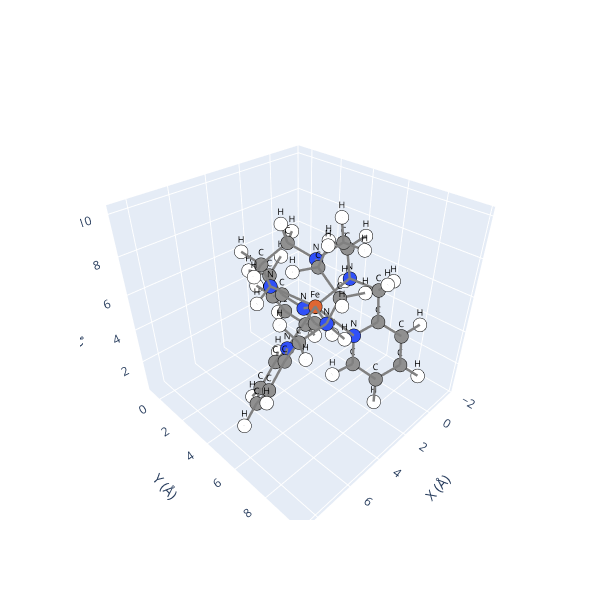

The cell this chart's notebook holds for it:
### Code cell
mol_hs.view()

### Figure 1 — Plotly figure (JSON) as saved in the notebook; plotly's stock layout.template omitted (floating-point values rounded to 4 significant figures)
{"data": [{"hoverinfo": "text", "marker": {"color": ["#E06633", "#3050F8", "#909090", "#909090", "#909090", "#FFFFFF", "#FFFFFF", "#FFFFFF", "#FFFFFF", "#FFFFFF", "#FFFFFF", "#909090", "#909090", "#909090", "#FFFFFF", "#FFFFFF", "#FFFFFF", "#FFFFFF", "#3050F8", "#3050F8", "#3050F8", "#FFFFFF", "#FFFFFF", "#FFFFFF", "#909090", "#909090", "#909090", "#FFFFFF", "#FFFFFF", "#FFFFFF", "#FFFFFF", "#909090", "#909090", "#909090", "#3050F8", "#3050F8", "#3050F8", "#909090", "#909090", "#909090", "#FFFFFF", "#FFFFFF", "#FFFFFF", "#909090", "#909090", "#909090", "#FFFFFF", "#FFFFFF", "#FFFFFF", "#909090", "#909090", "#909090", "#FFFFFF", "#909090", "#FFFFFF", "#909090", "#FFFFFF", "#909090", "#FFFFFF", "#FFFFFF", "#FFFFFF", "#FFFFFF", "#FFFFFF", "#FFFFFF", "#FFFFFF"], "line": {"color": "black", "width": 1}, "size": 8}, "mode": "markers", "showlegend": false, "text": ["Fe", "N", "C", "C", "C", "H", "H", "H", "H", "H", "H", "C", "C", "C", "H", "H", "H", "H", "N", "N", "N", "H", "H", "H", "C", "C", "C", "H", "H", "H", "H", "C", "C", "C", "N", "N", "N", "C", "C", "C", "H", "H", "H", "C", "C", "C", "H", "H", "H", "C", "C", "C", "H", "C", "H", "C", "H", "C", "H", "H", "H", "H", "H", "H", "H"], "type": "scatter3d", "x": [2.898, 2.912, 3.881, 1.543, 3.306, 3.688, 1.357, 3.687, 4.885, 1.434, 2.409, 3.88, 0.4978, 4.345, 4.613, 2.9, 0.5656, 5.273, 4.129, 0.713, 3.849, 3.758, 0.2603, 4.644, 5.548, 0.192, 2.921, 5.987, 0.5454, 2.127, 3.412, 5.721, 0.6934, 2.273, 4.752, 1.907, 1.999, 4.893, 2.425, 1.364, 4.082, 3.41, 1.163, 5.998, 1.758, 0.981, 6.068, 2.219, 0.4659, 7.0, 0.4927, 1.277, 1.0, 1.935, 2.184, 6.857, 7.619, -0.04756, -1.036, 4.624, 6.124, -0.9129, 7.88, -0.06766, -0.5146], "y": [5.03, 5.03, 6.049, 5.364, 3.682, 6.373, 5.045, 3.691, 5.596, 6.46, 3.043, 7.255, 4.753, 3.071, 2.058, 7.759, 3.653, 3.666, 6.828, 5.19, 3.061, 7.534, 4.525, 2.984, 6.62, 6.53, 1.96, 5.975, 7.221, 1.963, 0.9719, 5.935, 7.031, 2.132, 5.075, 6.594, 3.397, 4.393, 7.053, 3.601, 3.707, 6.667, 4.642, 4.542, 7.964, 2.56, 3.965, 8.309, 2.777, 5.444, 8.411, 1.248, 0.4038, 1.033, 0.02066, 6.152, 6.868, 7.935, 8.26, 7.996, 7.564, 6.569, 5.596, 9.12, 5.011], "z": [5.398, 7.91, 8.35, 8.34, 8.356, 9.392, 9.384, 9.396, 8.357, 8.336, 8.37, 7.42, 7.417, 7.426, 7.779, 7.443, 7.435, 7.443, 6.033, 6.028, 6.039, 5.393, 5.398, 5.402, 5.717, 5.736, 5.749, 6.5, 6.523, 6.518, 5.818, 4.382, 4.403, 4.397, 4.013, 4.013, 4.019, 2.861, 2.858, 2.85, 2.598, 2.579, 2.58, 2.025, 2.041, 2.005, 1.099, 1.112, 1.066, 2.398, 2.437, 2.387, 1.749, 3.601, 3.931, 3.593, 3.916, 3.633, 3.972, 7.768, 5.742, 5.77, 1.765, 1.819, 7.781]}, {"hoverinfo": "none", "mode": "text", "showlegend": false, "text": ["Fe", "N", "C", "C", "C", "H", "H", "H", "H", "H", "H", "C", "C", "C", "H", "H", "H", "H", "N", "N", "N", "H", "H", "H", "C", "C", "C", "H", "H", "H", "H", "C", "C", "C", "N", "N", "N", "C", "C", "C", "H", "H", "H", "C", "C", "C", "H", "H", "H", "C", "C", "C", "H", "C", "H", "C", "H", "C", "H", "H", "H", "H", "H", "H", "H"], "textfont": {"color": "black", "size": 9}, "type": "scatter3d", "x": [2.898, 2.912, 3.881, 1.543, 3.306, 3.688, 1.357, 3.687, 4.885, 1.434, 2.409, 3.88, 0.4978, 4.345, 4.613, 2.9, 0.5656, 5.273, 4.129, 0.713, 3.849, 3.758, 0.2603, 4.644, 5.548, 0.192, 2.921, 5.987, 0.5454, 2.127, 3.412, 5.721, 0.6934, 2.273, 4.752, 1.907, 1.999, 4.893, 2.425, 1.364, 4.082, 3.41, 1.163, 5.998, 1.758, 0.981, 6.068, 2.219, 0.4659, 7.0, 0.4927, 1.277, 1.0, 1.935, 2.184, 6.857, 7.619, -0.04756, -1.036, 4.624, 6.124, -0.9129, 7.88, -0.06766, -0.5146], "y": [5.03, 5.03, 6.049, 5.364, 3.682, 6.373, 5.045, 3.691, 5.596, 6.46, 3.043, 7.255, 4.753, 3.071, 2.058, 7.759, 3.653, 3.666, 6.828, 5.19, 3.061, 7.534, 4.525, 2.984, 6.62, 6.53, 1.96, 5.975, 7.221, 1.963, 0.9719, 5.935, 7.031, 2.132, 5.075, 6.594, 3.397, 4.393, 7.053, 3.601, 3.707, 6.667, 4.642, 4.542, 7.964, 2.56, 3.965, 8.309, 2.777, 5.444, 8.411, 1.248, 0.4038, 1.033, 0.02066, 6.152, 6.868, 7.935, 8.26, 7.996, 7.564, 6.569, 5.596, 9.12, 5.011], "z": [5.398, 7.91, 8.35, 8.34, 8.356, 9.392, 9.384, 9.396, 8.357, 8.336, 8.37, 7.42, 7.417, 7.426, 7.779, 7.443, 7.435, 7.443, 6.033, 6.028, 6.039, 5.393, 5.398, 5.402, 5.717, 5.736, 5.749, 6.5, 6.523, 6.518, 5.818, 4.382, 4.403, 4.397, 4.013, 4.013, 4.019, 2.861, 2.858, 2.85, 2.598, 2.579, 2.58, 2.025, 2.041, 2.005, 1.099, 1.112, 1.066, 2.398, 2.437, 2.387, 1.749, 3.601, 3.931, 3.593, 3.916, 3.633, 3.972, 7.768, 5.742, 5.77, 1.765, 1.819, 7.781]}, {"hoverinfo": "none", "line": {"color": "gray", "width": 5}, "mode": "lines", "showlegend": false, "type": "scatter3d", "x": [5.998, 4.893], "y": [4.542, 4.393], "z": [2.025, 2.861]}, {"hoverinfo": "none", "line": {"color": "gray", "width": 5}, "mode": "lines", "showlegend": false, "type": "scatter3d", "x": [1.163, 1.364], "y": [4.642, 3.601], "z": [2.58, 2.85]}, {"hoverinfo": "none", "line": {"color": "gray", "width": 5}, "mode": "lines", "showlegend": false, "type": "scatter3d", "x": [2.273, 1.999], "y": [2.132, 3.397], "z": [4.397, 4.019]}, {"hoverinfo": "none", "line": {"color": "gray", "width": 5}, "mode": "lines", "showlegend": false, "type": "scatter3d", "x": [2.921, 3.412], "y": [1.96, 0.9719], "z": [5.749, 5.818]}, {"hoverinfo": "none", "line": {"color": "gray", "width": 5}, "mode": "lines", "showlegend": false, "type": "scatter3d", "x": [0.192, 0.6934], "y": [6.53, 7.031], "z": [5.736, 4.403]}, {"hoverinfo": "none", "line": {"color": "gray", "width": 5}, "mode": "lines", "showlegend": false, "type": "scatter3d", "x": [5.998, 6.068], "y": [4.542, 3.965], "z": [2.025, 1.099]}, {"hoverinfo": "none", "line": {"color": "gray", "width": 5}, "mode": "lines", "showlegend": false, "type": "scatter3d", "x": [0.713, 2.898], "y": [5.19, 5.03], "z": [6.028, 5.398]}, {"hoverinfo": "none", "line": {"color": "gray", "width": 5}, "mode": "lines", "showlegend": false, "type": "scatter3d", "x": [4.613, 4.345], "y": [2.058, 3.071], "z": [7.779, 7.426]}, {"hoverinfo": "none", "line": {"color": "gray", "width": 5}, "mode": "lines", "showlegend": false, "type": "scatter3d", "x": [0.4659, 0.981], "y": [2.777, 2.56], "z": [1.066, 2.005]}, {"hoverinfo": "none", "line": {"color": "gray", "width": 5}, "mode": "lines", "showlegend": false, "type": "scatter3d", "x": [1.364, 1.163], "y": [3.601, 4.642], "z": [2.85, 2.58]}, {"hoverinfo": "none", "line": {"color": "gray", "width": 5}, "mode": "lines", "showlegend": false, "type": "scatter3d", "x": [2.425, 1.758], "y": [7.053, 7.964], "z": [2.858, 2.041]}, {"hoverinfo": "none", "line": {"color": "gray", "width": 5}, "mode": "lines", "showlegend": false, "type": "scatter3d", "x": [4.752, 4.893], "y": [5.075, 4.393], "z": [4.013, 2.861]}, {"hoverinfo": "none", "line": {"color": "gray", "width": 5}, "mode": "lines", "showlegend": false, "type": "scatter3d", "x": [3.881, 3.88], "y": [6.049, 7.255], "z": [8.35, 7.42]}, {"hoverinfo": "none", "line": {"color": "gray", "width": 5}, "mode": "lines", "showlegend": false, "type": "scatter3d", "x": [7.0, 7.88], "y": [5.444, 5.596], "z": [2.398, 1.765]}, {"hoverinfo": "none", "line": {"color": "gray", "width": 5}, "mode": "lines", "showlegend": false, "type": "scatter3d", "x": [4.345, 5.273], "y": [3.071, 3.666], "z": [7.426, 7.443]}, {"hoverinfo": "none", "line": {"color": "gray", "width": 5}, "mode": "lines", "showlegend": false, "type": "scatter3d", "x": [1.758, 2.425], "y": [7.964, 7.053], "z": [2.041, 2.858]}, {"hoverinfo": "none", "line": {"color": "gray", "width": 5}, "mode": "lines", "showlegend": false, "type": "scatter3d", "x": [1.999, 2.898], "y": [3.397, 5.03], "z": [4.019, 5.398]}, {"hoverinfo": "none", "line": {"color": "gray", "width": 5}, "mode": "lines", "showlegend": false, "type": "scatter3d", "x": [1.0, 1.277], "y": [0.4038, 1.248], "z": [1.749, 2.387]}, {"hoverinfo": "none", "line": {"color": "gray", "width": 5}, "mode": "lines", "showlegend": false, "type": "scatter3d", "x": [1.758, 2.219], "y": [7.964, 8.309], "z": [2.041, 1.112]}, {"hoverinfo": "none", "line": {"color": "gray", "width": 5}, "mode": "lines", "showlegend": false, "type": "scatter3d", "x": [0.4927, -0.06766], "y": [8.411, 9.12], "z": [2.437, 1.819]}, {"hoverinfo": "none", "line": {"color": "gray", "width": 5}, "mode": "lines", "showlegend": false, "type": "scatter3d", "x": [4.624, 3.88], "y": [7.996, 7.255], "z": [7.768, 7.42]}, {"hoverinfo": "none", "line": {"color": "gray", "width": 5}, "mode": "lines", "showlegend": false, "type": "scatter3d", "x": [1.543, 1.357], "y": [5.364, 5.045], "z": [8.34, 9.384]}, {"hoverinfo": "none", "line": {"color": "gray", "width": 5}, "mode": "lines", "showlegend": false, "type": "scatter3d", "x": [4.885, 3.881], "y": [5.596, 6.049], "z": [8.357, 8.35]}, {"hoverinfo": "none", "line": {"color": "gray", "width": 5}, "mode": "lines", "showlegend": false, "type": "scatter3d", "x": [0.2603, 0.713], "y": [4.525, 5.19], "z": [5.398, 6.028]}, {"hoverinfo": "none", "line": {"color": "gray", "width": 5}, "mode": "lines", "showlegend": false, "type": "scatter3d", "x": [-0.04756, 0.4927], "y": [7.935, 8.411], "z": [3.633, 2.437]}, {"hoverinfo": "none", "line": {"color": "gray", "width": 5}, "mode": "lines", "showlegend": false, "type": "scatter3d", "x": [0.192, -0.9129], "y": [6.53, 6.569], "z": [5.736, 5.77]}, {"hoverinfo": "none", "line": {"color": "gray", "width": 5}, "mode": "lines", "showlegend": false, "type": "scatter3d", "x": [7.0, 6.857], "y": [5.444, 6.152], "z": [2.398, 3.593]}, {"hoverinfo": "none", "line": {"color": "gray", "width": 5}, "mode": "lines", "showlegend": false, "type": "scatter3d", "x": [4.129, 3.758], "y": [6.828, 7.534], "z": [6.033, 5.393]}, {"hoverinfo": "none", "line": {"color": "gray", "width": 5}, "mode": "lines", "showlegend": false, "type": "scatter3d", "x": [5.721, 5.548], "y": [5.935, 6.62], "z": [4.382, 5.717]}, {"hoverinfo": "none", "line": {"color": "gray", "width": 5}, "mode": "lines", "showlegend": false, "type": "scatter3d", "x": [6.068, 5.998], "y": [3.965, 4.542], "z": [1.099, 2.025]}, {"hoverinfo": "none", "line": {"color": "gray", "width": 5}, "mode": "lines", "showlegend": false, "type": "scatter3d", "x": [1.434, 1.543], "y": [6.46, 5.364], "z": [8.336, 8.34]}, {"hoverinfo": "none", "line": {"color": "gray", "width": 5}, "mode": "lines", "showlegend": false, "type": "scatter3d", "x": [4.644, 3.849], "y": [2.984, 3.061], "z": [5.402, 6.039]}, {"hoverinfo": "none", "line": {"color": "gray", "width": 5}, "mode": "lines", "showlegend": false, "type": "scatter3d", "x": [0.6934, 0.192], "y": [7.031, 6.53], "z": [4.403, 5.736]}, {"hoverinfo": "none", "line": {"color": "gray", "width": 5}, "mode": "lines", "showlegend": false, "type": "scatter3d", "x": [1.543, 2.912], "y": [5.364, 5.03], "z": [8.34, 7.91]}, {"hoverinfo": "none", "line": {"color": "gray", "width": 5}, "mode": "lines", "showlegend": false, "type": "scatter3d", "x": [3.849, 2.921], "y": [3.061, 1.96], "z": [6.039, 5.749]}, {"hoverinfo": "none", "line": {"color": "gray", "width": 5}, "mode": "lines", "showlegend": false, "type": "scatter3d", "x": [2.425, 3.41], "y": [7.053, 6.667], "z": [2.858, 2.579]}, {"hoverinfo": "none", "line": {"color": "gray", "width": 5}, "mode": "lines", "showlegend": false, "type": "scatter3d", "x": [3.88, 3.881], "y": [7.255, 6.049], "z": [7.42, 8.35]}, {"hoverinfo": "none", "line": {"color": "gray", "width": 5}, "mode": "lines", "showlegend": false, "type": "scatter3d", "x": [5.548, 6.124], "y": [6.62, 7.564], "z": [5.717, 5.742]}, {"hoverinfo": "none", "line": {"color": "gray", "width": 5}, "mode": "lines", "showlegend": false, "type": "scatter3d", "x": [2.912, 1.543], "y": [5.03, 5.364], "z": [7.91, 8.34]}, {"hoverinfo": "none", "line": {"color": "gray", "width": 5}, "mode": "lines", "showlegend": false, "type": "scatter3d", "x": [4.345, 4.613], "y": [3.071, 2.058], "z": [7.426, 7.779]}, {"hoverinfo": "none", "line": {"color": "gray", "width": 5}, "mode": "lines", "showlegend": false, "type": "scatter3d", "x": [2.9, 3.88], "y": [7.759, 7.255], "z": [7.443, 7.42]}, {"hoverinfo": "none", "line": {"color": "gray", "width": 5}, "mode": "lines", "showlegend": false, "type": "scatter3d", "x": [2.273, 2.921], "y": [2.132, 1.96], "z": [4.397, 5.749]}, {"hoverinfo": "none", "line": {"color": "gray", "width": 5}, "mode": "lines", "showlegend": false, "type": "scatter3d", "x": [2.921, 3.849], "y": [1.96, 3.061], "z": [5.749, 6.039]}, {"hoverinfo": "none", "line": {"color": "gray", "width": 5}, "mode": "lines", "showlegend": false, "type": "scatter3d", "x": [6.857, 7.619], "y": [6.152, 6.868], "z": [3.593, 3.916]}, {"hoverinfo": "none", "line": {"color": "gray", "width": 5}, "mode": "lines", "showlegend": false, "type": "scatter3d", "x": [7.619, 6.857], "y": [6.868, 6.152], "z": [3.916, 3.593]}, {"hoverinfo": "none", "line": {"color": "gray", "width": 5}, "mode": "lines", "showlegend": false, "type": "scatter3d", "x": [4.752, 2.898], "y": [5.075, 5.03], "z": [4.013, 5.398]}, {"hoverinfo": "none", "line": {"color": "gray", "width": 5}, "mode": "lines", "showlegend": false, "type": "scatter3d", "x": [1.907, 0.6934], "y": [6.594, 7.031], "z": [4.013, 4.403]}, {"hoverinfo": "none", "line": {"color": "gray", "width": 5}, "mode": "lines", "showlegend": false, "type": "scatter3d", "x": [1.277, 1.0], "y": [1.248, 0.4038], "z": [2.387, 1.749]}, {"hoverinfo": "none", "line": {"color": "gray", "width": 5}, "mode": "lines", "showlegend": false, "type": "scatter3d", "x": [3.758, 4.129], "y": [7.534, 6.828], "z": [5.393, 6.033]}, {"hoverinfo": "none", "line": {"color": "gray", "width": 5}, "mode": "lines", "showlegend": false, "type": "scatter3d", "x": [1.543, 0.4978], "y": [5.364, 4.753], "z": [8.34, 7.417]}, {"hoverinfo": "none", "line": {"color": "gray", "width": 5}, "mode": "lines", "showlegend": false, "type": "scatter3d", "x": [3.88, 4.624], "y": [7.255, 7.996], "z": [7.42, 7.768]}, {"hoverinfo": "none", "line": {"color": "gray", "width": 5}, "mode": "lines", "showlegend": false, "type": "scatter3d", "x": [7.0, 5.998], "y": [5.444, 4.542], "z": [2.398, 2.025]}, {"hoverinfo": "none", "line": {"color": "gray", "width": 5}, "mode": "lines", "showlegend": false, "type": "scatter3d", "x": [0.6934, -0.04756], "y": [7.031, 7.935], "z": [4.403, 3.633]}, {"hoverinfo": "none", "line": {"color": "gray", "width": 5}, "mode": "lines", "showlegend": false, "type": "scatter3d", "x": [6.857, 5.721], "y": [6.152, 5.935], "z": [3.593, 4.382]}, {"hoverinfo": "none", "line": {"color": "gray", "width": 5}, "mode": "lines", "showlegend": false, "type": "scatter3d", "x": [5.987, 5.548], "y": [5.975, 6.62], "z": [6.5, 5.717]}, {"hoverinfo": "none", "line": {"color": "gray", "width": 5}, "mode": "lines", "showlegend": false, "type": "scatter3d", "x": [0.981, 1.364], "y": [2.56, 3.601], "z": [2.005, 2.85]}, {"hoverinfo": "none", "line": {"color": "gray", "width": 5}, "mode": "lines", "showlegend": false, "type": "scatter3d", "x": [4.129, 2.898], "y": [6.828, 5.03], "z": [6.033, 5.398]}, {"hoverinfo": "none", "line": {"color": "gray", "width": 5}, "mode": "lines", "showlegend": false, "type": "scatter3d", "x": [6.857, 7.0], "y": [6.152, 5.444], "z": [3.593, 2.398]}, {"hoverinfo": "none", "line": {"color": "gray", "width": 5}, "mode": "lines", "showlegend": false, "type": "scatter3d", "x": [0.5656, 0.4978], "y": [3.653, 4.753], "z": [7.435, 7.417]}, {"hoverinfo": "none", "line": {"color": "gray", "width": 5}, "mode": "lines", "showlegend": false, "type": "scatter3d", "x": [0.981, 0.4659], "y": [2.56, 2.777], "z": [2.005, 1.066]}, {"hoverinfo": "none", "line": {"color": "gray", "width": 5}, "mode": "lines", "showlegend": false, "type": "scatter3d", "x": [0.4927, 1.758], "y": [8.411, 7.964], "z": [2.437, 2.041]}, {"hoverinfo": "none", "line": {"color": "gray", "width": 5}, "mode": "lines", "showlegend": false, "type": "scatter3d", "x": [2.898, 4.752], "y": [5.03, 5.075], "z": [5.398, 4.013]}, {"hoverinfo": "none", "line": {"color": "gray", "width": 5}, "mode": "lines", "showlegend": false, "type": "scatter3d", "x": [1.277, 0.981], "y": [1.248, 2.56], "z": [2.387, 2.005]}, {"hoverinfo": "none", "line": {"color": "gray", "width": 5}, "mode": "lines", "showlegend": false, "type": "scatter3d", "x": [3.688, 3.881], "y": [6.373, 6.049], "z": [9.392, 8.35]}, {"hoverinfo": "none", "line": {"color": "gray", "width": 5}, "mode": "lines", "showlegend": false, "type": "scatter3d", "x": [3.306, 4.345], "y": [3.682, 3.071], "z": [8.356, 7.426]}, {"hoverinfo": "none", "line": {"color": "gray", "width": 5}, "mode": "lines", "showlegend": false, "type": "scatter3d", "x": [-0.04756, -1.036], "y": [7.935, 8.26], "z": [3.633, 3.972]}, {"hoverinfo": "none", "line": {"color": "gray", "width": 5}, "mode": "lines", "showlegend": false, "type": "scatter3d", "x": [1.907, 2.898], "y": [6.594, 5.03], "z": [4.013, 5.398]}, {"hoverinfo": "none", "line": {"color": "gray", "width": 5}, "mode": "lines", "showlegend": false, "type": "scatter3d", "x": [0.5454, 0.192], "y": [7.221, 6.53], "z": [6.523, 5.736]}, {"hoverinfo": "none", "line": {"color": "gray", "width": 5}, "mode": "lines", "showlegend": false, "type": "scatter3d", "x": [0.713, 0.2603], "y": [5.19, 4.525], "z": [6.028, 5.398]}, {"hoverinfo": "none", "line": {"color": "gray", "width": 5}, "mode": "lines", "showlegend": false, "type": "scatter3d", "x": [5.548, 4.129], "y": [6.62, 6.828], "z": [5.717, 6.033]}, {"hoverinfo": "none", "line": {"color": "gray", "width": 5}, "mode": "lines", "showlegend": false, "type": "scatter3d", "x": [3.88, 4.129], "y": [7.255, 6.828], "z": [7.42, 6.033]}, {"hoverinfo": "none", "line": {"color": "gray", "width": 5}, "mode": "lines", "showlegend": false, "type": "scatter3d", "x": [2.898, 4.129], "y": [5.03, 6.828], "z": [5.398, 6.033]}, {"hoverinfo": "none", "line": {"color": "gray", "width": 5}, "mode": "lines", "showlegend": false, "type": "scatter3d", "x": [1.935, 2.184], "y": [1.033, 0.02066], "z": [3.601, 3.931]}, {"hoverinfo": "none", "line": {"color": "gray", "width": 5}, "mode": "lines", "showlegend": false, "type": "scatter3d", "x": [4.129, 3.88], "y": [6.828, 7.255], "z": [6.033, 7.42]}, {"hoverinfo": "none", "line": {"color": "gray", "width": 5}, "mode": "lines", "showlegend": false, "type": "scatter3d", "x": [2.184, 1.935], "y": [0.02066, 1.033], "z": [3.931, 3.601]}, {"hoverinfo": "none", "line": {"color": "gray", "width": 5}, "mode": "lines", "showlegend": false, "type": "scatter3d", "x": [2.898, 1.999], "y": [5.03, 3.397], "z": [5.398, 4.019]}, {"hoverinfo": "none", "line": {"color": "gray", "width": 5}, "mode": "lines", "showlegend": false, "type": "scatter3d", "x": [2.127, 2.921], "y": [1.963, 1.96], "z": [6.518, 5.749]}, {"hoverinfo": "none", "line": {"color": "gray", "width": 5}, "mode": "lines", "showlegend": false, "type": "scatter3d", "x": [3.849, 4.644], "y": [3.061, 2.984], "z": [6.039, 5.402]}, {"hoverinfo": "none", "line": {"color": "gray", "width": 5}, "mode": "lines", "showlegend": false, "type": "scatter3d", "x": [0.4978, 0.713], "y": [4.753, 5.19], "z": [7.417, 6.028]}, {"hoverinfo": "none", "line": {"color": "gray", "width": 5}, "mode": "lines", "showlegend": false, "type": "scatter3d", "x": [3.881, 4.885], "y": [6.049, 5.596], "z": [8.35, 8.357]}, {"hoverinfo": "none", "line": {"color": "gray", "width": 5}, "mode": "lines", "showlegend": false, "type": "scatter3d", "x": [3.687, 3.306], "y": [3.691, 3.682], "z": [9.396, 8.356]}, {"hoverinfo": "none", "line": {"color": "gray", "width": 5}, "mode": "lines", "showlegend": false, "type": "scatter3d", "x": [2.898, 3.849], "y": [5.03, 3.061], "z": [5.398, 6.039]}, {"hoverinfo": "none", "line": {"color": "gray", "width": 5}, "mode": "lines", "showlegend": false, "type": "scatter3d", "x": [0.192, 0.713], "y": [6.53, 5.19], "z": [5.736, 6.028]}, {"hoverinfo": "none", "line": {"color": "gray", "width": 5}, "mode": "lines", "showlegend": false, "type": "scatter3d", "x": [0.192, 0.5454], "y": [6.53, 7.221], "z": [5.736, 6.523]}, {"hoverinfo": "none", "line": {"color": "gray", "width": 5}, "mode": "lines", "showlegend": false, "type": "scatter3d", "x": [0.4978, 1.543], "y": [4.753, 5.364], "z": [7.417, 8.34]}, {"hoverinfo": "none", "line": {"color": "gray", "width": 5}, "mode": "lines", "showlegend": false, "type": "scatter3d", "x": [2.921, 2.127], "y": [1.96, 1.963], "z": [5.749, 6.518]}, {"hoverinfo": "none", "line": {"color": "gray", "width": 5}, "mode": "lines", "showlegend": false, "type": "scatter3d", "x": [1.543, 1.434], "y": [5.364, 6.46], "z": [8.34, 8.336]}, {"hoverinfo": "none", "line": {"color": "gray", "width": 5}, "mode": "lines", "showlegend": false, "type": "scatter3d", "x": [4.082, 4.893], "y": [3.707, 4.393], "z": [2.598, 2.861]}, {"hoverinfo": "none", "line": {"color": "gray", "width": 5}, "mode": "lines", "showlegend": false, "type": "scatter3d", "x": [2.273, 1.935], "y": [2.132, 1.033], "z": [4.397, 3.601]}, {"hoverinfo": "none", "line": {"color": "gray", "width": 5}, "mode": "lines", "showlegend": false, "type": "scatter3d", "x": [2.912, 3.881], "y": [5.03, 6.049], "z": [7.91, 8.35]}, {"hoverinfo": "none", "line": {"color": "gray", "width": 5}, "mode": "lines", "showlegend": false, "type": "scatter3d", "x": [4.345, 3.306], "y": [3.071, 3.682], "z": [7.426, 8.356]}, {"hoverinfo": "none", "line": {"color": "gray", "width": 5}, "mode": "lines", "showlegend": false, "type": "scatter3d", "x": [3.881, 2.912], "y": [6.049, 5.03], "z": [8.35, 7.91]}, {"hoverinfo": "none", "line": {"color": "gray", "width": 5}, "mode": "lines", "showlegend": false, "type": "scatter3d", "x": [1.999, 2.273], "y": [3.397, 2.132], "z": [4.019, 4.397]}, {"hoverinfo": "none", "line": {"color": "gray", "width": 5}, "mode": "lines", "showlegend": false, "type": "scatter3d", "x": [3.412, 2.921], "y": [0.9719, 1.96], "z": [5.818, 5.749]}, {"hoverinfo": "none", "line": {"color": "gray", "width": 5}, "mode": "lines", "showlegend": false, "type": "scatter3d", "x": [5.721, 6.857], "y": [5.935, 6.152], "z": [4.382, 3.593]}, {"hoverinfo": "none", "line": {"color": "gray", "width": 5}, "mode": "lines", "showlegend": false, "type": "scatter3d", "x": [3.849, 2.898], "y": [3.061, 5.03], "z": [6.039, 5.398]}, {"hoverinfo": "none", "line": {"color": "gray", "width": 5}, "mode": "lines", "showlegend": false, "type": "scatter3d", "x": [-1.036, -0.04756], "y": [8.26, 7.935], "z": [3.972, 3.633]}, {"hoverinfo": "none", "line": {"color": "gray", "width": 5}, "mode": "lines", "showlegend": false, "type": "scatter3d", "x": [3.306, 2.912], "y": [3.682, 5.03], "z": [8.356, 7.91]}, {"hoverinfo": "none", "line": {"color": "gray", "width": 5}, "mode": "lines", "showlegend": false, "type": "scatter3d", "x": [3.306, 2.409], "y": [3.682, 3.043], "z": [8.356, 8.37]}, {"hoverinfo": "none", "line": {"color": "gray", "width": 5}, "mode": "lines", "showlegend": false, "type": "scatter3d", "x": [1.935, 2.273], "y": [1.033, 2.132], "z": [3.601, 4.397]}, {"hoverinfo": "none", "line": {"color": "gray", "width": 5}, "mode": "lines", "showlegend": false, "type": "scatter3d", "x": [5.273, 4.345], "y": [3.666, 3.071], "z": [7.443, 7.426]}, {"hoverinfo": "none", "line": {"color": "gray", "width": 5}, "mode": "lines", "showlegend": false, "type": "scatter3d", "x": [2.912, 3.306], "y": [5.03, 3.682], "z": [7.91, 8.356]}, {"hoverinfo": "none", "line": {"color": "gray", "width": 5}, "mode": "lines", "showlegend": false, "type": "scatter3d", "x": [-0.9129, 0.192], "y": [6.569, 6.53], "z": [5.77, 5.736]}, {"hoverinfo": "none", "line": {"color": "gray", "width": 5}, "mode": "lines", "showlegend": false, "type": "scatter3d", "x": [1.935, 1.277], "y": [1.033, 1.248], "z": [3.601, 2.387]}, {"hoverinfo": "none", "line": {"color": "gray", "width": 5}, "mode": "lines", "showlegend": false, "type": "scatter3d", "x": [3.88, 2.9], "y": [7.255, 7.759], "z": [7.42, 7.443]}, {"hoverinfo": "none", "line": {"color": "gray", "width": 5}, "mode": "lines", "showlegend": false, "type": "scatter3d", "x": [4.893, 4.752], "y": [4.393, 5.075], "z": [2.861, 4.013]}, {"hoverinfo": "none", "line": {"color": "gray", "width": 5}, "mode": "lines", "showlegend": false, "type": "scatter3d", "x": [2.219, 1.758], "y": [8.309, 7.964], "z": [1.112, 2.041]}, {"hoverinfo": "none", "line": {"color": "gray", "width": 5}, "mode": "lines", "showlegend": false, "type": "scatter3d", "x": [4.893, 5.998], "y": [4.393, 4.542], "z": [2.861, 2.025]}, {"hoverinfo": "none", "line": {"color": "gray", "width": 5}, "mode": "lines", "showlegend": false, "type": "scatter3d", "x": [1.357, 1.543], "y": [5.045, 5.364], "z": [9.384, 8.34]}, {"hoverinfo": "none", "line": {"color": "gray", "width": 5}, "mode": "lines", "showlegend": false, "type": "scatter3d", "x": [5.548, 5.987], "y": [6.62, 5.975], "z": [5.717, 6.5]}, {"hoverinfo": "none", "line": {"color": "gray", "width": 5}, "mode": "lines", "showlegend": false, "type": "scatter3d", "x": [1.277, 1.935], "y": [1.248, 1.033], "z": [2.387, 3.601]}, {"hoverinfo": "none", "line": {"color": "gray", "width": 5}, "mode": "lines", "showlegend": false, "type": "scatter3d", "x": [0.4978, 0.5656], "y": [4.753, 3.653], "z": [7.417, 7.435]}, {"hoverinfo": "none", "line": {"color": "gray", "width": 5}, "mode": "lines", "showlegend": false, "type": "scatter3d", "x": [2.921, 2.273], "y": [1.96, 2.132], "z": [5.749, 4.397]}, {"hoverinfo": "none", "line": {"color": "gray", "width": 5}, "mode": "lines", "showlegend": false, "type": "scatter3d", "x": [2.425, 1.907], "y": [7.053, 6.594], "z": [2.858, 4.013]}, {"hoverinfo": "none", "line": {"color": "gray", "width": 5}, "mode": "lines", "showlegend": false, "type": "scatter3d", "x": [5.998, 7.0], "y": [4.542, 5.444], "z": [2.025, 2.398]}, {"hoverinfo": "none", "line": {"color": "gray", "width": 5}, "mode": "lines", "showlegend": false, "type": "scatter3d", "x": [1.364, 1.999], "y": [3.601, 3.397], "z": [2.85, 4.019]}, {"hoverinfo": "none", "line": {"color": "gray", "width": 5}, "mode": "lines", "showlegend": false, "type": "scatter3d", "x": [0.713, 0.4978], "y": [5.19, 4.753], "z": [6.028, 7.417]}, {"hoverinfo": "none", "line": {"color": "gray", "width": 5}, "mode": "lines", "showlegend": false, "type": "scatter3d", "x": [4.752, 5.721], "y": [5.075, 5.935], "z": [4.013, 4.382]}, {"hoverinfo": "none", "line": {"color": "gray", "width": 5}, "mode": "lines", "showlegend": false, "type": "scatter3d", "x": [1.364, 0.981], "y": [3.601, 2.56], "z": [2.85, 2.005]}, {"hoverinfo": "none", "line": {"color": "gray", "width": 5}, "mode": "lines", "showlegend": false, "type": "scatter3d", "x": [3.881, 3.688], "y": [6.049, 6.373], "z": [8.35, 9.392]}, {"hoverinfo": "none", "line": {"color": "gray", "width": 5}, "mode": "lines", "showlegend": false, "type": "scatter3d", "x": [2.898, 1.907], "y": [5.03, 6.594], "z": [5.398, 4.013]}, {"hoverinfo": "none", "line": {"color": "gray", "width": 5}, "mode": "lines", "showlegend": false, "type": "scatter3d", "x": [4.345, 3.849], "y": [3.071, 3.061], "z": [7.426, 6.039]}, {"hoverinfo": "none", "line": {"color": "gray", "width": 5}, "mode": "lines", "showlegend": false, "type": "scatter3d", "x": [3.849, 4.345], "y": [3.061, 3.071], "z": [6.039, 7.426]}, {"hoverinfo": "none", "line": {"color": "gray", "width": 5}, "mode": "lines", "showlegend": false, "type": "scatter3d", "x": [0.4978, -0.5146], "y": [4.753, 5.011], "z": [7.417, 7.781]}, {"hoverinfo": "none", "line": {"color": "gray", "width": 5}, "mode": "lines", "showlegend": false, "type": "scatter3d", "x": [-0.04756, 0.6934], "y": [7.935, 7.031], "z": [3.633, 4.403]}, {"hoverinfo": "none", "line": {"color": "gray", "width": 5}, "mode": "lines", "showlegend": false, "type": "scatter3d", "x": [1.907, 2.425], "y": [6.594, 7.053], "z": [4.013, 2.858]}, {"hoverinfo": "none", "line": {"color": "gray", "width": 5}, "mode": "lines", "showlegend": false, "type": "scatter3d", "x": [0.4927, -0.04756], "y": [8.411, 7.935], "z": [2.437, 3.633]}, {"hoverinfo": "none", "line": {"color": "gray", "width": 5}, "mode": "lines", "showlegend": false, "type": "scatter3d", "x": [1.758, 0.4927], "y": [7.964, 8.411], "z": [2.041, 2.437]}, {"hoverinfo": "none", "line": {"color": "gray", "width": 5}, "mode": "lines", "showlegend": false, "type": "scatter3d", "x": [5.721, 4.752], "y": [5.935, 5.075], "z": [4.382, 4.013]}, {"hoverinfo": "none", "line": {"color": "gray", "width": 5}, "mode": "lines", "showlegend": false, "type": "scatter3d", "x": [7.88, 7.0], "y": [5.596, 5.444], "z": [1.765, 2.398]}, {"hoverinfo": "none", "line": {"color": "gray", "width": 5}, "mode": "lines", "showlegend": false, "type": "scatter3d", "x": [1.999, 1.364], "y": [3.397, 3.601], "z": [4.019, 2.85]}, {"hoverinfo": "none", "line": {"color": "gray", "width": 5}, "mode": "lines", "showlegend": false, "type": "scatter3d", "x": [6.124, 5.548], "y": [7.564, 6.62], "z": [5.742, 5.717]}, {"hoverinfo": "none", "line": {"color": "gray", "width": 5}, "mode": "lines", "showlegend": false, "type": "scatter3d", "x": [2.898, 0.713], "y": [5.03, 5.19], "z": [5.398, 6.028]}, {"hoverinfo": "none", "line": {"color": "gray", "width": 5}, "mode": "lines", "showlegend": false, "type": "scatter3d", "x": [0.981, 1.277], "y": [2.56, 1.248], "z": [2.005, 2.387]}, {"hoverinfo": "none", "line": {"color": "gray", "width": 5}, "mode": "lines", "showlegend": false, "type": "scatter3d", "x": [3.41, 2.425], "y": [6.667, 7.053], "z": [2.579, 2.858]}, {"hoverinfo": "none", "line": {"color": "gray", "width": 5}, "mode": "lines", "showlegend": false, "type": "scatter3d", "x": [0.6934, 1.907], "y": [7.031, 6.594], "z": [4.403, 4.013]}, {"hoverinfo": "none", "line": {"color": "gray", "width": 5}, "mode": "lines", "showlegend": false, "type": "scatter3d", "x": [5.548, 5.721], "y": [6.62, 5.935], "z": [5.717, 4.382]}, {"hoverinfo": "none", "line": {"color": "gray", "width": 5}, "mode": "lines", "showlegend": false, "type": "scatter3d", "x": [-0.5146, 0.4978], "y": [5.011, 4.753], "z": [7.781, 7.417]}, {"hoverinfo": "none", "line": {"color": "gray", "width": 5}, "mode": "lines", "showlegend": false, "type": "scatter3d", "x": [3.306, 3.687], "y": [3.682, 3.691], "z": [8.356, 9.396]}, {"hoverinfo": "none", "line": {"color": "gray", "width": 5}, "mode": "lines", "showlegend": false, "type": "scatter3d", "x": [4.129, 5.548], "y": [6.828, 6.62], "z": [6.033, 5.717]}, {"hoverinfo": "none", "line": {"color": "gray", "width": 5}, "mode": "lines", "showlegend": false, "type": "scatter3d", "x": [2.409, 3.306], "y": [3.043, 3.682], "z": [8.37, 8.356]}, {"hoverinfo": "none", "line": {"color": "gray", "width": 5}, "mode": "lines", "showlegend": false, "type": "scatter3d", "x": [-0.06766, 0.4927], "y": [9.12, 8.411], "z": [1.819, 2.437]}, {"hoverinfo": "none", "line": {"color": "gray", "width": 5}, "mode": "lines", "showlegend": false, "type": "scatter3d", "x": [0.713, 0.192], "y": [5.19, 6.53], "z": [6.028, 5.736]}, {"hoverinfo": "none", "line": {"color": "gray", "width": 5}, "mode": "lines", "showlegend": false, "type": "scatter3d", "x": [4.893, 4.082], "y": [4.393, 3.707], "z": [2.861, 2.598]}], "layout": {"height": 600, "scene": {"xaxis": {"range": [-2.036, 8.88], "title": {"text": "X (Å)"}}, "yaxis": {"range": [-0.9793, 10.12], "title": {"text": "Y (Å)"}}, "zaxis": {"range": [0.06565, 10.4], "title": {"text": "Z (Å)"}}}, "width": 600}}
